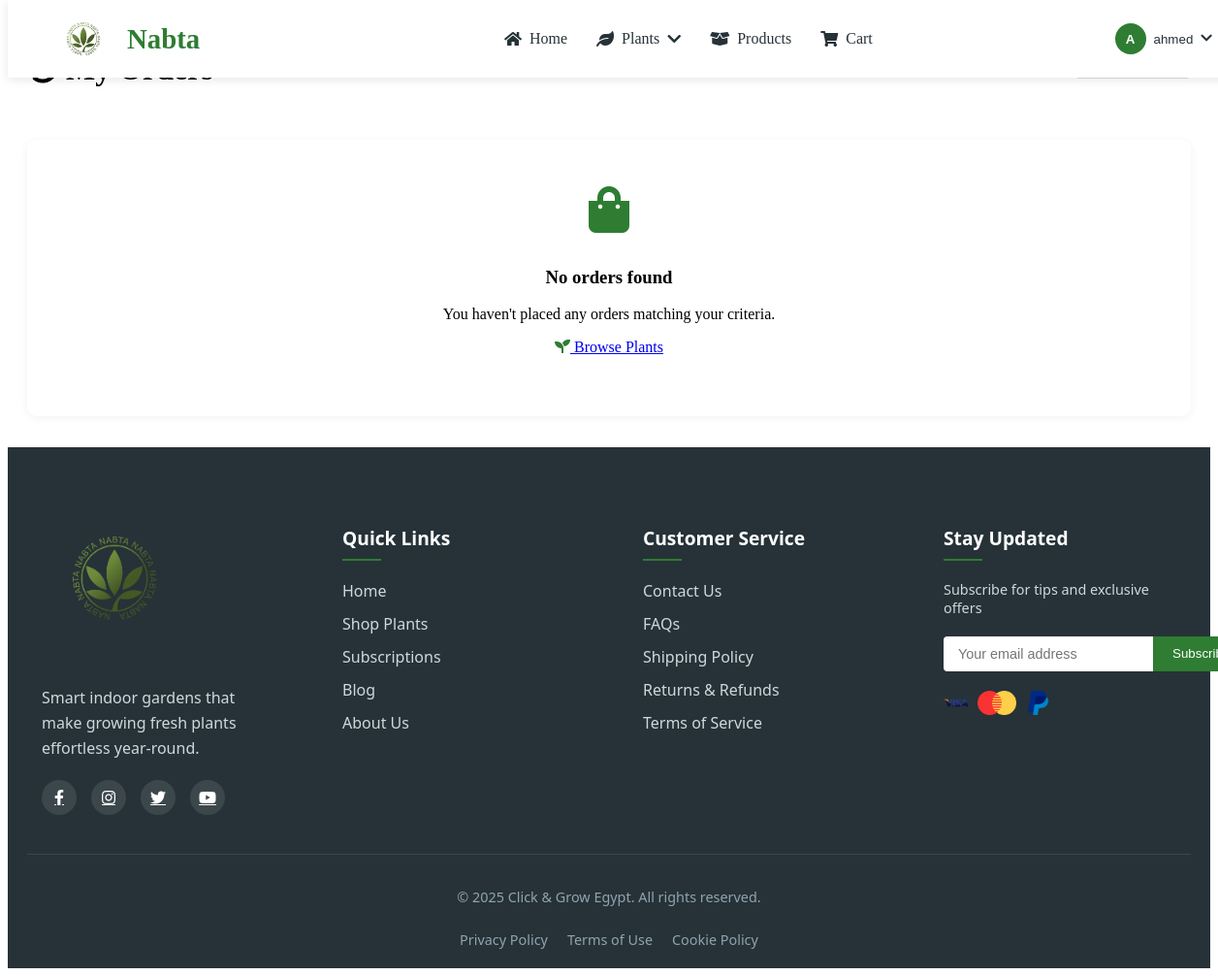
Page /orders.php (signed in) on the earlier database version.
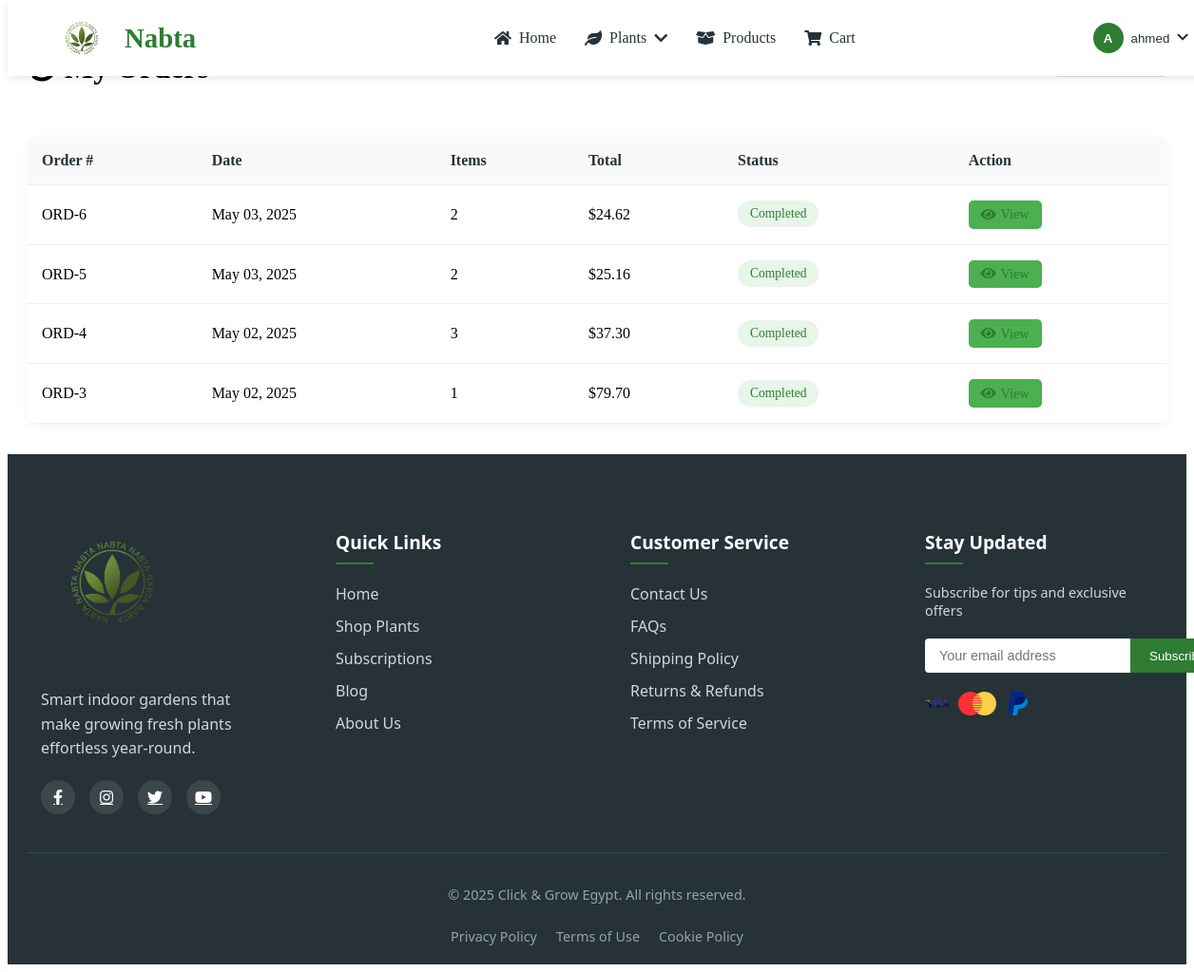
Same page on the later database version.
### tables this page shows
CREATE TABLE `orders` (
  `id` int(11) NOT NULL,
  `user_id` int(11) NOT NULL,
  `order_number` varchar(20) NOT NULL,
  `total_amount` decimal(10,2) NOT NULL,
  `shipping_address` text NOT NULL,
  `payment_method` varchar(50) NOT NULL,
  `status` enum('pending','processing','completed','cancelled') DEFAULT 'pending',
  `created_at` timestamp NOT NULL DEFAULT current_timestamp()
);

### config/init.php (called while the page is built, shortened)
<?php
function url($path = '') {
    return BASE_URL . ltrim($path, '/');
}

### orders.php (the view, shortened to what this page needs)
<?php
require_once __DIR__ . '/config/init.php';
try {
    $pdo->query("SELECT 1");
} catch (PDOException $e) {
    die("Database connection failed: " . $e->getMessage());
}
$orders_per_page = 10;
$current_page = isset($_GET['page']) ? max(1, (int)$_GET['page']) : 1;
$offset = ($current_page - 1) * $orders_per_page;
$orders = [];
try {
    $query = "SELECT o.id, o.order_number, o.total_amount, o.status, o.created_at,
                     COUNT(oi.id) as item_count
              FROM orders o
              LEFT JOIN order_items oi ON o.id = oi.order_id
              WHERE o.user_id = :user_id";
    $params = [':user_id' => $_SESSION['user_id']];
    $query .= " GROUP BY o.id ORDER BY o.created_at DESC";
    $query .= " LIMIT :limit OFFSET :offset";
    $params[':limit'] = $orders_per_page;
    $params[':offset'] = $offset;
    $stmt = $pdo->prepare($query);
    foreach ($params as $key => $value) {
        $param_type = PDO::PARAM_STR;
        if (is_int($value)) $param_type = PDO::PARAM_INT;
        $stmt->bindValue($key, $value, $param_type);
    }
    $stmt->execute();
    $orders = $stmt->fetchAll(PDO::FETCH_ASSOC);
} catch (PDOException $e) {
    error_log("Orders Page Error: " . $e->getMessage());
    die("Database error occurred. Please check the error logs.");
}
include __DIR__ . '/includes/navbar.php';
?>
<div class="orders-container">
    <div class="orders-header">
        <h1><i class="fas fa-history"></i> My Orders</h1>
        <div class="orders-filter">
            <form method="get" class="status-filter-form">
                <label for="status">Filter by status:</label>
            </form>
        </div>
    </div>
    <?php if (!empty($error_message)): ?>
        <div class="alert alert-danger">
            <i class="fas fa-exclamation-triangle"></i> <?= $error_message ?>
        </div>
    <?php elseif (empty($orders)): ?>
        <div class="empty-state">
            <i class="fas fa-shopping-bag fa-3x"></i>
            <h3>No orders found</h3>
            <p>You haven't placed any orders matching your criteria.</p>
            <a href="<?= url('/plants.php') ?>" class="btn btn-primary">
                <i class="fas fa-seedling"></i> Browse Plants
            </a>
        </div>
    <?php else: ?>
        <div class="orders-table">
            <div class="table-responsive">
                <table>
                    <thead>
                        <tr>
                            <th>Order #</th>
                            <th>Date</th>
                            <th>Items</th>
                            <th>Total</th>
                            <th>Status</th>
                            <th>Action</th>
                        </tr>
                    </thead>
                    <tbody>
                        <?php foreach ($orders as $order): ?>
                        <tr>
                            <td><?= $order['order_number'] ? htmlspecialchars($order['order_number']) : 'ORD-' . $order['id'] ?></td>
                            <td><?= date('M d, Y', strtotime($order['created_at'])) ?></td>
                            <td><?= $order['item_count'] ?></td>
                            <td>$<?= number_format($order['total_amount'], 2) ?></td>
                            <td>
                                <span class="status-badge status-<?= $order['status'] ?>">
                                    <?= ucfirst($order['status']) ?>
                                </span>
                            </td>
                            <td>
                                <a href="<?= url('/order_details.php?id=' . $order['id']) ?>" class="btn-sm">
                                    <i class="fas fa-eye"></i> View
                                </a>
                            </td>
                        </tr>
                        <?php endforeach; ?>
                    </tbody>
                </table>
            </div>
        </div>
    <?php endif; ?>
</div>
<?php include __DIR__ . '/includes/footer.php'; ?>

Differences in the rows shown:
added orders: id "6", created_at "May 03, 2025", item_count "2", total_amount "24.62", status "Completed"
added orders: id "5", created_at "May 03, 2025", item_count "2", total_amount "25.16", status "Completed"
added orders: id "4", created_at "May 02, 2025", item_count "3", total_amount "37.30", status "Completed"
added orders: id "3", created_at "May 02, 2025", item_count "1", total_amount "79.70", status "Completed"
Other differences:
text no longer shown: "No orders found You haven't placed any orders matching your criteria. Browse Plants"
text now shown: "Order # Date Items Total Status Action"
